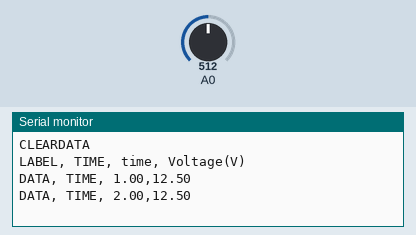
Simulated run of this sketch. Board: Arduino Uno, built with avr-gcc and run on an emulated ATmega328P. On the bench: the last lines printed to the serial monitor. The inputs (shaded band) are chosen by the test bench; at power-on: A0 = 512.

Above: at 1.8 s.
1.9 s: A0 set to 716
At 2.5 s:
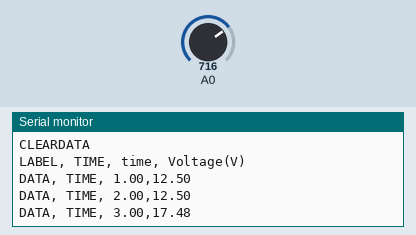
3.4 s: A0 set to 900
At 4.8 s:
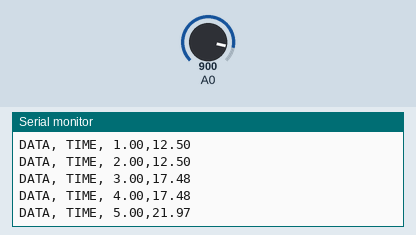
Timing chart, 0 to 6.4 s (numbered marks = the images above; inputs shaded):
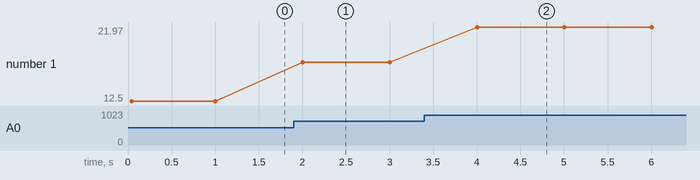

Measured:
- after the input at 1.9 s, the serial monitor: prints a new line after 0.10 s (image 1)
- after the input at 3.4 s, the serial monitor: prints a new line after 0.60 s (image 2)
- plotted number 1: 12.5 → 17.48 after the input at 1.9 s, 17.48 → 21.97 after the input at 3.4 s

The sketch:

volta_plx.ino
```cpp
int count=0;
int DELAY=1000;

void setup()
{
  Serial.begin(9600);
  pinMode(A0,INPUT);
  Serial.println("CLEARDATA");
  Serial.println("LABEL, TIME, time, Voltage(V)");
 }
void loop() {
  int sensorValue = analogRead(A0);
  float voltage = sensorValue /40.96;

  count ++;
  Serial.print("DATA, TIME, ");
  Serial.print(count*0.001*DELAY);
  Serial.print(",");
  Serial.println(voltage);
  delay(DELAY);

}
```
